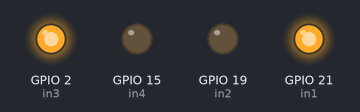
Recording of a sketch running on a simulated ESP32. Parts: output pins drawn as LEDs (lit = HIGH).

Above: at 0.1 s.
Timing chart, 0 to 1.6 s (numbered marks = the images above):
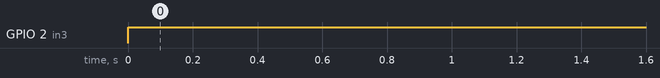

Measured:
- by itself, GPIO 2 (in3): LOW → HIGH at 0.00 s

The sketch:

esp_test.ino
```cpp
#include <WiFi.h>

// WiFi credentials
const char* ssid = "Airtel_prit_0694";                    //Enter your wifi hotspot ssid
const char* password =  "air73468";               //Enter your wifi hotspot password
const uint16_t port = 8002;
const char * host = "192.168.1.10";                   //Enter the ip address of your laptop after connecting it to wifi hotspot

// External peripherals
int buzzerPin = 19;
int redLed = 21;
#define in1 21
#define in2 19
#define in3 2
#define in4 15


char incomingPacket[80];
WiFiClient client;

String msg = "0";
int counter = 0;


void setup(){

  // Serial.begin(115200);                          //Serial to print data on Serial Monitor

  // Output Pins
  pinMode(in1, OUTPUT);
  pinMode(in2, OUTPUT);
  pinMode(in3, OUTPUT);
  pinMode(in4, OUTPUT);

  // //Connecting to wifi
  // WiFi.begin(ssid, password);

  // while (WiFi.status() != WL_CONNECTED) {
  //   delay(500);
  //   Serial.println("...");
  // }

  // Serial.print("WiFi connected with IP: ");
  // Serial.println(WiFi.localIP());
}


void loop() {

  // if (!client.connect(host, port)) {
  //   Serial.println("Connection to host failed");
  //   digitalWrite(buzzerPin, HIGH);
  //   digitalWrite(redLed, LOW);
  //   delay(200);
  //   return;
  // }

  while(1){
                    //Print data on Serial monitor
        digitalWrite(in1, HIGH);
        digitalWrite(in2, LOW);
        digitalWrite(in3, HIGH);
        digitalWrite(in4, LOW);


    }
}
```
